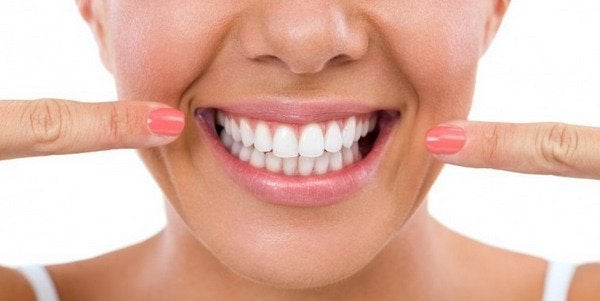
#> input picture media/image/foto.jpg, 600 x 301 px, found by its file name
$ python -i processa1.py   (imports and definitions only)
#> lines starting #> are read from the running program, lines starting #| are printed output that depends on the picture; after the words box and inside, x2 and y2 are one past the last pixel; in counts of white or black regions, pixels touching at a corner belong together
import numpy as np
import cv2
import matplotlib.pyplot as plt
import os

def processa1():
    test_image = cv2.imread('media/image/foto.jpg')
#> test_image is the input picture: shape (301, 600, 3); mean B, G, R 165.8, 180.9, 224.2
    test_image_gray = cv2.cvtColor(test_image, cv2.COLOR_BGR2GRAY)
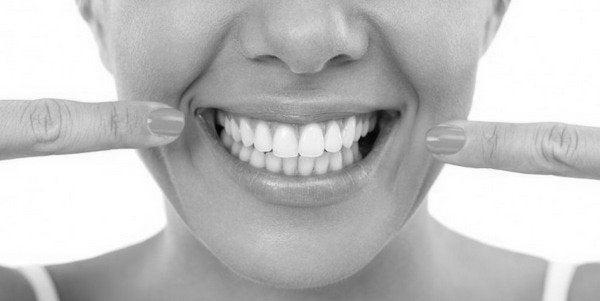
#> test_image_gray: shape (301, 600); min 1, max 255, mean 192.1

    # cv2.imwrite('media/image/fotoSmoke.jpg',test_image_gray)

    def convertToRGB(image):
        return cv2.cvtColor(image, cv2.COLOR_BGR2RGB)

    haar_cascade_smile = cv2.CascadeClassifier('processa/data/haarcascade/cascadefina.xml')

    smile_rects = haar_cascade_smile.detectMultiScale(test_image_gray, scaleFactor = 1.2, minNeighbors = 5)
#> smile_rects = [[302, 110, 45, 45], [252, 114, 42, 42], [271, 109, 56, 56]]

    print('Smile found: ', len(smile_rects))
#| Smile found:  3

    for (x,y,w,h) in smile_rects:
         cv2.rectangle(test_image, (x, y), (x+w, y+h), (0, 255, 0), 2)
#> this loop made 3 passes
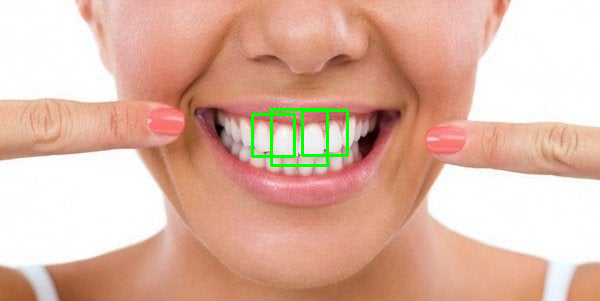
#> test_image: shape (301, 600, 3); 0.9% of pixels changed, all inside (x1, y1, x2, y2) = (251, 108, 349, 167)

    img_rgb = convertToRGB(test_image)

    os.remove("media/image/imgRgb.jpg")

    cv2.imwrite('media/image/imgRgb.jpg',img_rgb)

>>> result = processa1()
